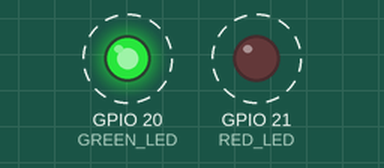
Recording of a program running on a simulated Raspberry Pi (BCM pin numbers). On the bench: output pins drawn as LEDs (lit = HIGH). Dashed ring = blinking. What the program prints to the terminal is not drawn. At 100.0 s the program stops and its outputs stay as they are.

Above: at 0.5 s.
Timing chart, 0 to 4.6 s (numbered marks = the images above):
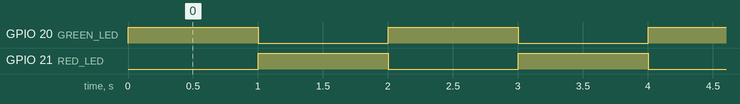

Measured:
- by itself, GPIO 20 (GREEN_LED): alternates HIGH for 1.0 s and LOW for 1.0 s, 100 changes in all, then stays LOW
- by itself, GPIO 21 (RED_LED): alternates HIGH for 1.0 s and LOW for 1.0 s

The program:

blink.py
```python
import time

import RPi.GPIO as GPIO


#GPIO.setwarnings(False)
GPIO.setmode(GPIO.BCM)
GREEN_LED = 20
RED_LED = 21
GPIO.setup(GREEN_LED, GPIO.OUT)
GPIO.setup(RED_LED, GPIO.OUT)

def loop():
    for i in range(100):
        print(i, i % 2)
        if i % 2 == 0:
            GPIO.output(GREEN_LED, True)
            GPIO.output(RED_LED, False)
        else:
            GPIO.output(GREEN_LED, False)
            GPIO.output(RED_LED, True)
        time.sleep(1)


if __name__ == '__main__':
    try:
        print('Press Ctrl-C to quit.')
        loop()
    finally:
        GPIO.cleanup()
```
